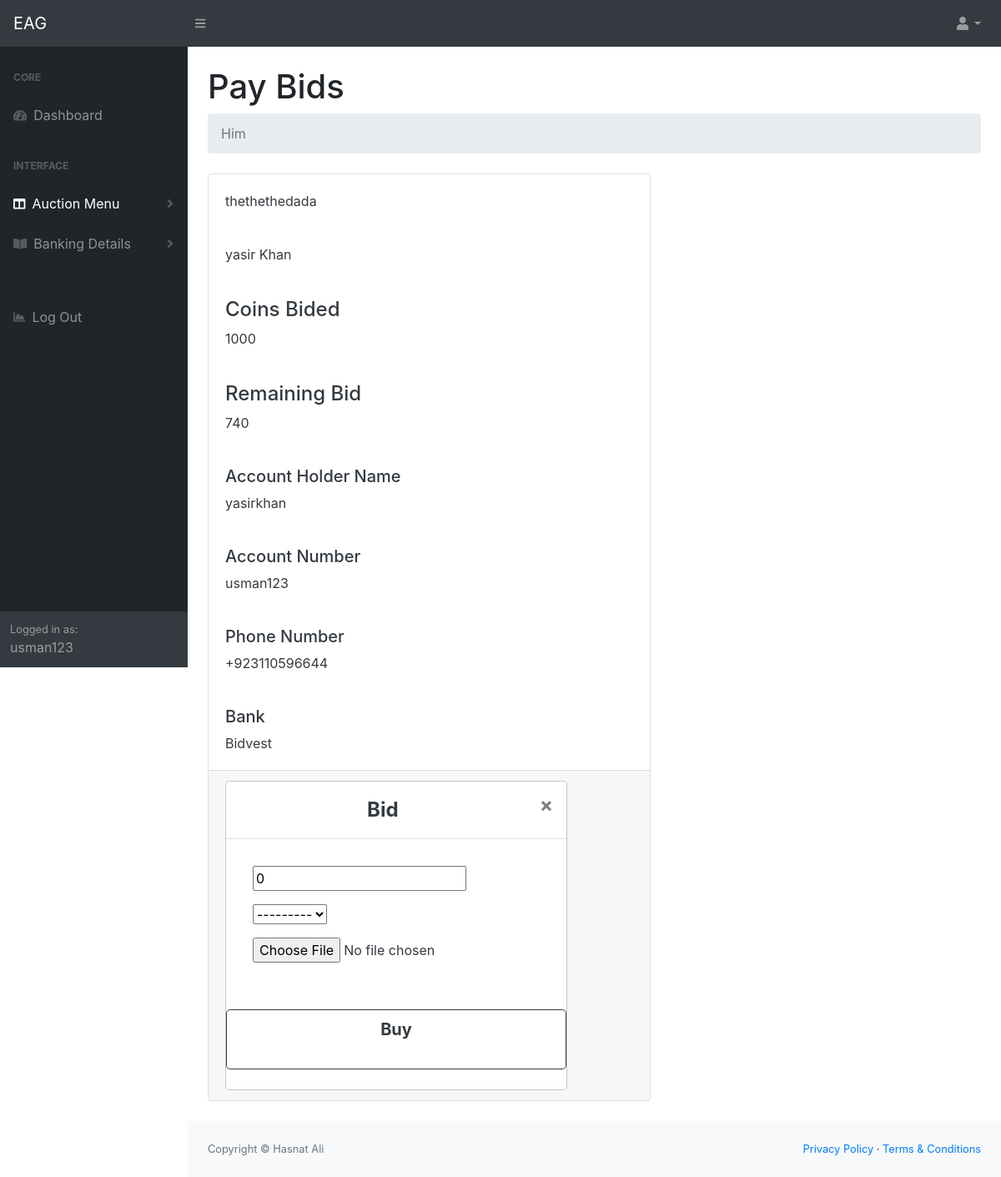
The app's page /PayCustomer/61/ (signed in) with its own data.
### dashboard/models.py (models this page shows)
class Bids(models.Model):
    customer = models.ForeignKey(Customer, null=True, on_delete= models.SET_NULL)
    auction = models.ForeignKey(Auction, null=True, on_delete= models.SET_NULL)
    CATEGORY = (
			('500', 'R500'),
			('1000', 'R1000'),
			('2000', 'R2000'),
			('5000', 'R5000'),
			)
    bided =models.CharField(max_length=200, null=True, choices=CATEGORY)
    remainingbid = models.IntegerField(default=0)
    date_created = models.DateTimeField(auto_now_add=True, null=True)
    def __str__(self):
        return str(self.date_created)

class Customer(models.Model):
    user = models.OneToOneField(User, on_delete=models.CASCADE, null=True)
    name = models.CharField(max_length=200, null=True)
    first_name = models.CharField(max_length=200, null=True)
    last_name = models.CharField(max_length=200, null=True)
    account_holder_name = models.CharField(max_length=200, null=True)
    account_number = models.CharField(max_length=200, null=True)
    phone = models.CharField(max_length=200, null=True)
    CATEGORY = (
			('Capitec', 'Capitec'),
			('Absa', 'Absa'),
			('Nedbank', 'Nedbank'),
			('Standard Bank', 'Standard_bank'),
			('Tyme Bank', 'Tyme'),
			('Bidvest', 'Bidvest'),
			('African Bank', 'African_Bank'),
			('Gro bank south Africa', 'Gro_bank_south_Africa'),
			('FNB South Africa', 'FNB_South_Africa'),
			('FNB Namibia', 'FNB_Namibia'),
			('FNB South Africa', 'FNB_South_Africa'),
			('FNB Swaziland', 'FNB_Swaziland'),
			('FNB Zambia', 'FNB_Zambia'),
			)
    banks = models.CharField(max_length=200, null=True, choices=CATEGORY)
    def __str__(self):
        return str(self.name)

### dashboard/views.py (the view, shortened to what this page needs)
# urls.py: path('PayCustomer/<str:pk_id>/', views.paycustomer, name="pay_customer"),
@login_required(login_url="homepage")
def paycustomer(request,pk_id):
    customer = request.user.customer
    bid = Bids.objects.get(id=pk_id)
    buyform = BuyBidForm(initial={'buyer':customer, 'bider':bid,'status':'pending'})
    bidformup = BidForm(instance=bid)
    bidcustomer = bid.customer
    bidauction = bid.auction
    bidbided = bid.bided
    remainingup = bid.remainingbid
    print(remainingup)
    value_bought = 0
    message1 = ''
    msg1 = False
    message2 = ''
    msg2 = False
    context = {
        'bid':bid,
        'buyform':buyform,
        'message1': message1,
        'msg1': msg1,
        'message2': message2,
        'msg2': msg2,
    }
    return render(request, 'dashboard/dist/PayCustomer.html', context)

### dashboard/forms.py
class BuyBidForm(ModelForm):
    class Meta:
        model = BuyBid
        fields = '__all__'

### dashboard/templates/dashboard/dist/PayCustomer.html (shortened to what this page needs)
<!DOCTYPE html>
{% load static %}
<html lang="en">
    <head>
        <link href="{%static 'css/styles.css' %}" rel="stylesheet" />
        <link href="https://cdn.datatables.net/1.10.20/css/dataTables.bootstrap4.min.css" rel="stylesheet" />
    </head>
    <body class="sb-nav-fixed">
        <nav class="sb-topnav navbar navbar-expand navbar-dark bg-dark">
            <a class="navbar-brand" href="{% url 'dashboard' %}">EAG</a>
            <button class="btn btn-link btn-sm order-1 order-lg-0" id="sidebarToggle" href=""><i class="fas fa-bars"></i></button>
            <ul class="navbar-nav ml-auto ml-md-0">
                <li class="nav-item dropdown">
                    <a class="nav-link dropdown-toggle" id="userDropdown" href="#" role="button" data-toggle="dropdown" aria-haspopup="true" aria-expanded="false"><i class="fas fa-user fa-fw"></i></a>
                </li>
            </ul>
        </nav>
        <div id="layoutSidenav">
            <div id="layoutSidenav_nav">
                <nav class="sb-sidenav accordion sb-sidenav-dark" id="sidenavAccordion">
                    <div class="sb-sidenav-menu">
                        <div class="nav">
                            <div class="sb-sidenav-menu-heading">Core</div>
                            <a class="nav-link" href="{% url 'dashboard' %}">
                                <div class="sb-nav-link-icon"><i class="fas fa-tachometer-alt"></i></div>
                                Dashboard
                            </a>
                            <div class="sb-sidenav-menu-heading">Interface</div>
                            <a class="nav-link collapsed" href="" data-toggle="collapse" data-target="#collapseLayouts" aria-expanded="false" aria-controls="collapseLayouts">
                                <div class="sb-nav-link-icon"><i class="fas fa-columns"></i></div>
                                Auction Menu
                                <div class="sb-sidenav-collapse-arrow"><i class="fas fa-angle-down"></i></div>
                            </a>
                            <a class="nav-link collapsed" href="#" data-toggle="collapse" data-target="#collapsePages" aria-expanded="false" aria-controls="collapsePages">
                                <div class="sb-nav-link-icon"><i class="fas fa-book-open"></i></div>
                               Banking Details
                                <div class="sb-sidenav-collapse-arrow"><i class="fas fa-angle-down"></i></div>
                            </a>
                            <div class="sb-sidenav-menu-heading"></div>
                            <a class="nav-link" href="{% url 'logout' %}">
                                <div class="sb-nav-link-icon"><i class="fas fa-chart-area"></i></div>
                                Log Out
                            </a>
                            </div>
                    </div>
                    <div class="sb-sidenav-footer">
                        <div class="small">Logged in as:</div>
                        {{request.user}}
                    </div>
                </nav>
            </div>
            <div id="layoutSidenav_content">
                <main>
                    <div class="container-fluid">
                        <h1 class="mt-4">Pay Bids</h1>
                        <ol class="breadcrumb mb-4">
                            <li class="breadcrumb-item active">Him</li>
                        </ol>
                        <div class="row">
                                    <div class="col-lg-7">
                                        <div class="card text-dark mb-4">
                                            <div class="card-body">{{bid.customer.user}}</div>
                                            <div class="card-body">{{bid.customer.user.first_name}} {{bid.customer.user.last_name}}</div>
                                            <div class="card-body"><h4>Coins Bided</h4> {{bid.bided}} </div>
                                            <div class="card-body"><h4>Remaining Bid</h4> {{bid.remainingbid}} </div>
                                            <div class="card-body"> <h5>Account Holder Name</h5> {{bid.customer.account_holder_name}}</div>
                                            <div class="card-body"> <h5>Account Number</h5> {{bid.customer.account_number}}</div>
                                            <div class="card-body"> <h5>Phone Number</h5> {{bid.customer.phone}}</div>
                                            <div class="card-body"> <h5>Bank</h5> {{bid.customer.banks}}</div>
                                            <div class="card-footer d-flex align-items-center justify-content-between">
                                        <form method="POST" action="" enctype="multipart/form-data">
                                            <div class="modal-content">
                                                <div class="modal-header text-center">
                                                    <h4 class="modal-title w-100 font-weight-bold">Bid</h4>
                                                    <button type="button" class="close" data-dismiss="modal" aria-label="Close">
                                                        <span aria-hidden="true">&times;</span>
                                                    </button>
                                                </div>
                                                <div class="modal-body mx-3 biding">
                                                        <div class="biding">{{buyform.as_p}}</div>
                                                </div>
                                                <button class="btn btn-lg btn-outline-dark  my-4"  type="submit"><b>Buy</b>  <div class="small text-white"><i class="fas fa-angle-right"></i></div></button>
                                            </div>
                                            </div>
                                        </div>
                                    </div>
                        </div>
                </main>
                <footer class="py-4 bg-light mt-auto">
                    <div class="container-fluid">
                        <div class="d-flex align-items-center justify-content-between small">
                            <div class="text-muted">Copyright &copy; Hasnat Ali</div>
                            <div>
                                <a href="#">Privacy Policy</a>
                                &middot;
                                <a href="#">Terms &amp; Conditions</a>
                            </div>
                        </div>
                    </div>
                </footer>
            </div>
        </div>
    </body>
</html>

### records on screen
Bids: customer.user "thethethedada", customer.user.first_name "yasir", customer.user.last_name "Khan", bided "1000", remainingbid "740", customer.account_holder_name "yasirkhan", customer.account_number "usman123", customer.phone "+923110596644", customer.banks "Bidvest"

### other values on screen
{{ request.user }} "usman123"
